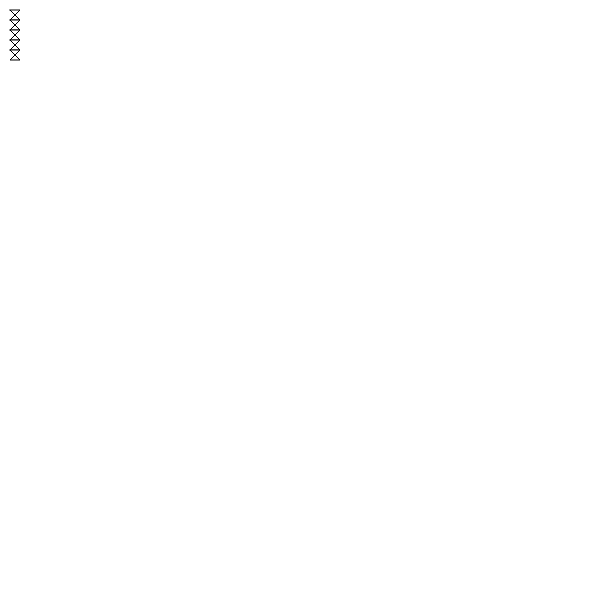
Frame 1 (no input)
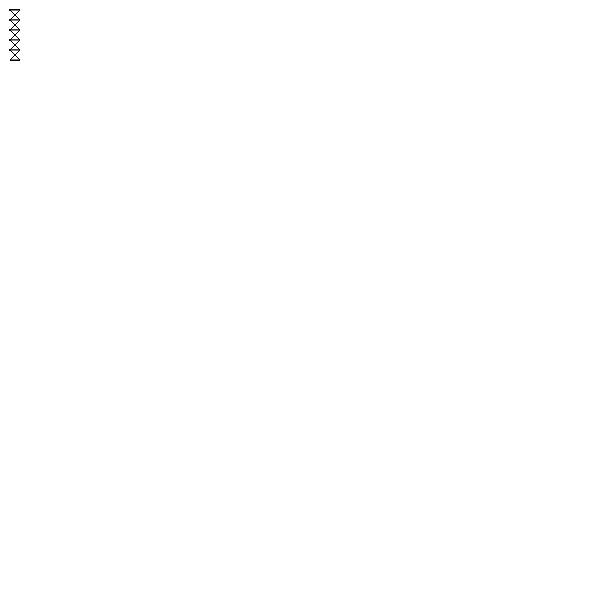
Frame 60 (no input)
Frame 120 (the mouse pressed at the canvas centre since frame 60): identical to frame 60, image omitted

The p5.js sketch that drew these frames (run headless with seeded random() and noise() and a simulated clock; from frame 60 on, the mouse is pressed at the canvas centre):

// p5.js sketch
// ── sketch.js
function setup (){
    createCanvas(600,600)
}
function draw(){
beginShape();
vertex(10,10);
vertex(20,10);
vertex(10,20);
vertex(20,20);
endShape(CLOSE);
translate(0,10);
beginShape();
vertex(10,10);
vertex(20,10);
vertex(10,20);
vertex(20,20);
endShape(CLOSE);
translate(0,10);
beginShape();
vertex(10,10);
vertex(20,10);
vertex(10,20);
vertex(20,20);
endShape(CLOSE);
translate(0,10);
beginShape();
vertex(10,10);
vertex(20,10);
vertex(10,20);
vertex(20,20);
endShape(CLOSE);
translate(0,10);
beginShape();
vertex(10,10);
vertex(20,10);
vertex(10,20);
vertex(20,20);
endShape(CLOSE);
translate(0,10);
}
